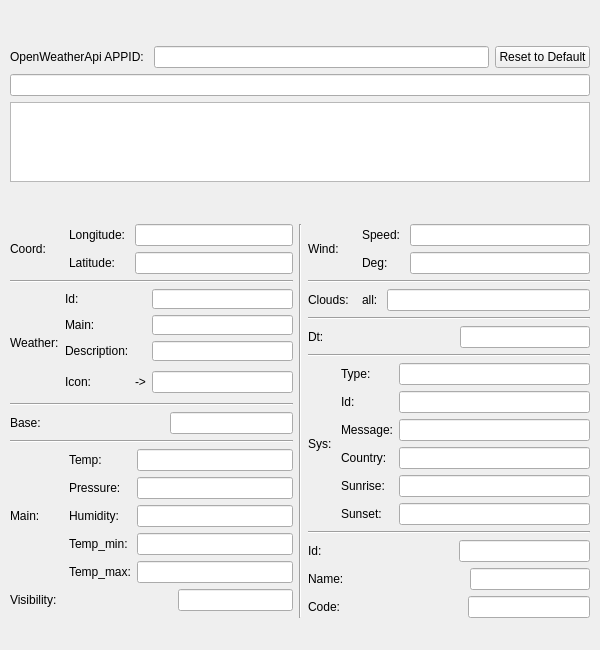
<?xml version="1.0" encoding="UTF-8"?>
<ui version="4.0">
 <class>Form</class>
 <widget class="QWidget" name="Form">
  <property name="geometry">
   <rect>
    <x>0</x>
    <y>0</y>
    <width>600</width>
    <height>650</height>
   </rect>
  </property>
  <property name="minimumSize">
   <size>
    <width>600</width>
    <height>650</height>
   </size>
  </property>
  <property name="windowTitle">
   <string>Form</string>
  </property>
  <widget class="QWidget" name="layoutWidget">
   <property name="geometry">
    <rect>
     <x>10</x>
     <y>10</y>
     <width>580</width>
     <height>644</height>
    </rect>
   </property>
   <layout class="QVBoxLayout" name="verticalLayout_4">
    <property name="spacing">
     <number>-1</number>
    </property>
    <item>
     <layout class="QGridLayout" name="gridLayout_7">
      <item row="0" column="0">
       <layout class="QHBoxLayout" name="horizontalLayout_13">
        <item>
         <widget class="QLabel" name="label_7">
          <property name="text">
           <string>OpenWeatherApi APPID: </string>
          </property>
         </widget>
        </item>
        <item>
         <widget class="QLineEdit" name="APPID"/>
        </item>
        <item>
         <widget class="QPushButton" name="btn_resetAPPID">
          <property name="text">
           <string>Reset to Default</string>
          </property>
         </widget>
        </item>
       </layout>
      </item>
      <item row="1" column="0">
       <widget class="QLineEdit" name="requestLine"/>
      </item>
      <item row="2" column="0">
       <widget class="QTextEdit" name="textEdit">
        <property name="sizePolicy">
         <sizepolicy hsizetype="Fixed" vsizetype="Fixed">
          <horstretch>0</horstretch>
          <verstretch>0</verstretch>
         </sizepolicy>
        </property>
        <property name="maximumSize">
         <size>
          <width>600</width>
          <height>80</height>
         </size>
        </property>
        <property name="html">
         <string>&lt;!DOCTYPE HTML PUBLIC &quot;-//W3C//DTD HTML 4.0//EN&quot; &quot;http://www.w3.org/TR/REC-html40/strict.dtd&quot;&gt;
&lt;html&gt;&lt;head&gt;&lt;meta name=&quot;qrichtext&quot; content=&quot;1&quot; /&gt;&lt;style type=&quot;text/css&quot;&gt;
p, li { white-space: pre-wrap; }
&lt;/style&gt;&lt;/head&gt;&lt;body style=&quot; font-family:'.Helvetica Neue DeskInterface'; font-size:13pt; font-weight:400; font-style:normal;&quot;&gt;
&lt;p style=&quot;-qt-paragraph-type:empty; margin-top:0px; margin-bottom:0px; margin-left:0px; margin-right:0px; -qt-block-indent:0; text-indent:0px; font-family:'MS Shell Dlg 2'; font-size:8pt; font-weight:40;&quot;&gt;&lt;br /&gt;&lt;/p&gt;&lt;/body&gt;&lt;/html&gt;</string>
        </property>
       </widget>
      </item>
     </layout>
    </item>
    <item>
     <layout class="QHBoxLayout" name="horizontalLayout">
      <item>
       <layout class="QVBoxLayout" name="verticalLayout">
        <item>
         <layout class="QHBoxLayout" name="horizontalLayout_1">
          <item>
           <widget class="QLabel" name="coord">
            <property name="text">
             <string>Coord:     </string>
            </property>
           </widget>
          </item>
          <item>
           <layout class="QGridLayout" name="gridLayout">
            <item row="0" column="0">
             <widget class="QLabel" name="label">
              <property name="text">
               <string>Longitude: </string>
              </property>
             </widget>
            </item>
            <item row="0" column="1">
             <widget class="QLineEdit" name="lon">
              <property name="enabled">
               <bool>true</bool>
              </property>
              <property name="minimumSize">
               <size>
                <width>0</width>
                <height>20</height>
               </size>
              </property>
             </widget>
            </item>
            <item row="1" column="0">
             <widget class="QLabel" name="label_2">
              <property name="text">
               <string>Latitude:</string>
              </property>
             </widget>
            </item>
            <item row="1" column="1">
             <widget class="QLineEdit" name="lat">
              <property name="minimumSize">
               <size>
                <width>0</width>
                <height>20</height>
               </size>
              </property>
             </widget>
            </item>
           </layout>
          </item>
         </layout>
        </item>
        <item>
         <widget class="Line" name="line_3">
          <property name="orientation">
           <enum>Qt::Horizontal</enum>
          </property>
         </widget>
        </item>
        <item>
         <layout class="QHBoxLayout" name="horizontalLayout_2">
          <item>
           <widget class="QLabel" name="coord_2">
            <property name="text">
             <string>Weather:</string>
            </property>
           </widget>
          </item>
          <item>
           <layout class="QGridLayout" name="gridLayout_2">
            <item row="3" column="0">
             <widget class="QLabel" name="label_6">
              <property name="text">
               <string>Icon:</string>
              </property>
             </widget>
            </item>
            <item row="2" column="2">
             <widget class="QLineEdit" name="description">
              <property name="minimumSize">
               <size>
                <width>0</width>
                <height>20</height>
               </size>
              </property>
             </widget>
            </item>
            <item row="1" column="2">
             <widget class="QLineEdit" name="main">
              <property name="minimumSize">
               <size>
                <width>0</width>
                <height>20</height>
               </size>
              </property>
             </widget>
            </item>
            <item row="3" column="2">
             <widget class="QLineEdit" name="icon">
              <property name="minimumSize">
               <size>
                <width>0</width>
                <height>20</height>
               </size>
              </property>
             </widget>
            </item>
            <item row="0" column="2">
             <widget class="QLineEdit" name="id">
              <property name="minimumSize">
               <size>
                <width>0</width>
                <height>20</height>
               </size>
              </property>
             </widget>
            </item>
            <item row="1" column="0">
             <widget class="QLabel" name="label_4">
              <property name="text">
               <string>Main:</string>
              </property>
             </widget>
            </item>
            <item row="2" column="0">
             <widget class="QLabel" name="label_5">
              <property name="text">
               <string>Description:</string>
              </property>
             </widget>
            </item>
            <item row="0" column="0">
             <widget class="QLabel" name="label_3">
              <property name="text">
               <string>Id:</string>
              </property>
             </widget>
            </item>
            <item row="3" column="1">
             <widget class="QLabel" name="image">
              <property name="minimumSize">
               <size>
                <width>0</width>
                <height>30</height>
               </size>
              </property>
              <property name="text">
               <string>-&gt;</string>
              </property>
             </widget>
            </item>
           </layout>
          </item>
         </layout>
        </item>
        <item>
         <widget class="Line" name="line_4">
          <property name="orientation">
           <enum>Qt::Horizontal</enum>
          </property>
         </widget>
        </item>
        <item>
         <layout class="QHBoxLayout" name="horizontalLayout_3">
          <item>
           <widget class="QLabel" name="label_8">
            <property name="text">
             <string>Base:</string>
            </property>
           </widget>
          </item>
          <item>
           <spacer name="horizontalSpacer">
            <property name="orientation">
             <enum>Qt::Horizontal</enum>
            </property>
            <property name="sizeHint" stdset="0">
             <size>
              <width>20</width>
              <height>20</height>
             </size>
            </property>
           </spacer>
          </item>
          <item>
           <widget class="QLineEdit" name="base">
            <property name="minimumSize">
             <size>
              <width>0</width>
              <height>20</height>
             </size>
            </property>
           </widget>
          </item>
         </layout>
        </item>
        <item>
         <widget class="Line" name="line_5">
          <property name="orientation">
           <enum>Qt::Horizontal</enum>
          </property>
         </widget>
        </item>
        <item>
         <layout class="QHBoxLayout" name="horizontalLayout_4">
          <item>
           <widget class="QLabel" name="coord_3">
            <property name="text">
             <string>Main:       </string>
            </property>
           </widget>
          </item>
          <item>
           <layout class="QGridLayout" name="gridLayout_3">
            <item row="1" column="1">
             <widget class="QLineEdit" name="temp"/>
            </item>
            <item row="4" column="0">
             <widget class="QLabel" name="label_13">
              <property name="text">
               <string>Temp_min:</string>
              </property>
             </widget>
            </item>
            <item row="5" column="0">
             <widget class="QLabel" name="label_12">
              <property name="text">
               <string>Temp_max:</string>
              </property>
             </widget>
            </item>
            <item row="2" column="0">
             <widget class="QLabel" name="label_10">
              <property name="text">
               <string>Pressure:</string>
              </property>
             </widget>
            </item>
            <item row="3" column="0">
             <widget class="QLabel" name="label_11">
              <property name="text">
               <string>Humidity:</string>
              </property>
             </widget>
            </item>
            <item row="2" column="1">
             <widget class="QLineEdit" name="pressure"/>
            </item>
            <item row="5" column="1">
             <widget class="QLineEdit" name="temp_max">
              <property name="text">
               <string/>
              </property>
             </widget>
            </item>
            <item row="3" column="1">
             <widget class="QLineEdit" name="humidity"/>
            </item>
            <item row="4" column="1">
             <widget class="QLineEdit" name="temp_min"/>
            </item>
            <item row="1" column="0">
             <widget class="QLabel" name="label_9">
              <property name="text">
               <string>Temp:</string>
              </property>
             </widget>
            </item>
           </layout>
          </item>
         </layout>
        </item>
        <item>
         <layout class="QHBoxLayout" name="horizontalLayout_5">
          <item>
           <widget class="QLabel" name="label_14">
            <property name="text">
             <string>Visibility:</string>
            </property>
           </widget>
          </item>
          <item>
           <spacer name="horizontalSpacer_2">
            <property name="orientation">
             <enum>Qt::Horizontal</enum>
            </property>
            <property name="sizeHint" stdset="0">
             <size>
              <width>20</width>
              <height>20</height>
             </size>
            </property>
           </spacer>
          </item>
          <item>
           <widget class="QLineEdit" name="visibility"/>
          </item>
         </layout>
        </item>
       </layout>
      </item>
      <item>
       <widget class="Line" name="line">
        <property name="orientation">
         <enum>Qt::Vertical</enum>
        </property>
       </widget>
      </item>
      <item>
       <layout class="QVBoxLayout" name="verticalLayout_2">
        <item>
         <layout class="QHBoxLayout" name="horizontalLayout_6">
          <item>
           <widget class="QLabel" name="coord_4">
            <property name="text">
             <string>Wind:     </string>
            </property>
           </widget>
          </item>
          <item>
           <layout class="QGridLayout" name="gridLayout_4">
            <item row="0" column="0">
             <widget class="QLabel" name="label_15">
              <property name="text">
               <string>Speed: </string>
              </property>
             </widget>
            </item>
            <item row="0" column="1">
             <widget class="QLineEdit" name="speed"/>
            </item>
            <item row="1" column="0">
             <widget class="QLabel" name="label_16">
              <property name="text">
               <string>Deg:</string>
              </property>
             </widget>
            </item>
            <item row="1" column="1">
             <widget class="QLineEdit" name="deg"/>
            </item>
           </layout>
          </item>
         </layout>
        </item>
        <item>
         <widget class="Line" name="line_6">
          <property name="orientation">
           <enum>Qt::Horizontal</enum>
          </property>
         </widget>
        </item>
        <item>
         <layout class="QHBoxLayout" name="horizontalLayout_7">
          <item>
           <widget class="QLabel" name="coord_5">
            <property name="text">
             <string>Clouds:  </string>
            </property>
           </widget>
          </item>
          <item>
           <layout class="QGridLayout" name="gridLayout_5">
            <item row="0" column="1">
             <widget class="QLineEdit" name="all"/>
            </item>
            <item row="0" column="0">
             <widget class="QLabel" name="label_17">
              <property name="text">
               <string>all: </string>
              </property>
             </widget>
            </item>
           </layout>
          </item>
         </layout>
        </item>
        <item>
         <widget class="Line" name="line_7">
          <property name="orientation">
           <enum>Qt::Horizontal</enum>
          </property>
         </widget>
        </item>
        <item>
         <layout class="QHBoxLayout" name="horizontalLayout_8">
          <item>
           <widget class="QLabel" name="label_18">
            <property name="text">
             <string>Dt:</string>
            </property>
           </widget>
          </item>
          <item>
           <spacer name="horizontalSpacer_3">
            <property name="orientation">
             <enum>Qt::Horizontal</enum>
            </property>
            <property name="sizeHint" stdset="0">
             <size>
              <width>20</width>
              <height>20</height>
             </size>
            </property>
           </spacer>
          </item>
          <item>
           <widget class="QLineEdit" name="dt"/>
          </item>
         </layout>
        </item>
        <item>
         <widget class="Line" name="line_8">
          <property name="orientation">
           <enum>Qt::Horizontal</enum>
          </property>
         </widget>
        </item>
        <item>
         <layout class="QHBoxLayout" name="horizontalLayout_9">
          <item>
           <widget class="QLabel" name="coord_6">
            <property name="text">
             <string>Sys: </string>
            </property>
           </widget>
          </item>
          <item>
           <layout class="QGridLayout" name="gridLayout_6">
            <item row="3" column="1">
             <widget class="QLineEdit" name="country"/>
            </item>
            <item row="4" column="1">
             <widget class="QLineEdit" name="sunrise">
              <property name="text">
               <string/>
              </property>
             </widget>
            </item>
            <item row="1" column="1">
             <widget class="QLineEdit" name="i">
              <property name="minimumSize">
               <size>
                <width>20</width>
                <height>0</height>
               </size>
              </property>
             </widget>
            </item>
            <item row="0" column="1">
             <widget class="QLineEdit" name="type">
              <property name="minimumSize">
               <size>
                <width>0</width>
                <height>20</height>
               </size>
              </property>
             </widget>
            </item>
            <item row="2" column="1">
             <widget class="QLineEdit" name="message">
              <property name="minimumSize">
               <size>
                <width>20</width>
                <height>0</height>
               </size>
              </property>
             </widget>
            </item>
            <item row="1" column="0">
             <widget class="QLabel" name="label_20">
              <property name="text">
               <string>Id:</string>
              </property>
             </widget>
            </item>
            <item row="3" column="0">
             <widget class="QLabel" name="label_21">
              <property name="text">
               <string>Country:</string>
              </property>
             </widget>
            </item>
            <item row="0" column="0">
             <widget class="QLabel" name="label_22">
              <property name="text">
               <string>Type:</string>
              </property>
             </widget>
            </item>
            <item row="2" column="0">
             <widget class="QLabel" name="label_23">
              <property name="text">
               <string>Message:</string>
              </property>
             </widget>
            </item>
            <item row="4" column="0">
             <widget class="QLabel" name="label_19">
              <property name="text">
               <string>Sunrise:</string>
              </property>
             </widget>
            </item>
            <item row="5" column="0">
             <widget class="QLabel" name="label_24">
              <property name="text">
               <string>Sunset:</string>
              </property>
             </widget>
            </item>
            <item row="5" column="1">
             <widget class="QLineEdit" name="sunset">
              <property name="text">
               <string/>
              </property>
             </widget>
            </item>
           </layout>
          </item>
         </layout>
        </item>
        <item>
         <widget class="Line" name="line_9">
          <property name="orientation">
           <enum>Qt::Horizontal</enum>
          </property>
         </widget>
        </item>
        <item>
         <layout class="QHBoxLayout" name="horizontalLayout_10">
          <item>
           <widget class="QLabel" name="label_25">
            <property name="text">
             <string>Id:</string>
            </property>
           </widget>
          </item>
          <item>
           <spacer name="horizontalSpacer_4">
            <property name="orientation">
             <enum>Qt::Horizontal</enum>
            </property>
            <property name="sizeHint" stdset="0">
             <size>
              <width>20</width>
              <height>20</height>
             </size>
            </property>
           </spacer>
          </item>
          <item>
           <widget class="QLineEdit" name="id3"/>
          </item>
         </layout>
        </item>
        <item>
         <layout class="QHBoxLayout" name="horizontalLayout_11">
          <item>
           <widget class="QLabel" name="label_26">
            <property name="text">
             <string>Name:</string>
            </property>
           </widget>
          </item>
          <item>
           <spacer name="horizontalSpacer_5">
            <property name="orientation">
             <enum>Qt::Horizontal</enum>
            </property>
            <property name="sizeHint" stdset="0">
             <size>
              <width>20</width>
              <height>20</height>
             </size>
            </property>
           </spacer>
          </item>
          <item>
           <widget class="QLineEdit" name="name"/>
          </item>
         </layout>
        </item>
        <item>
         <layout class="QHBoxLayout" name="horizontalLayout_12">
          <item>
           <widget class="QLabel" name="label_27">
            <property name="text">
             <string>Code:</string>
            </property>
           </widget>
          </item>
          <item>
           <spacer name="horizontalSpacer_6">
            <property name="orientation">
             <enum>Qt::Horizontal</enum>
            </property>
            <property name="sizeHint" stdset="0">
             <size>
              <width>20</width>
              <height>20</height>
             </size>
            </property>
           </spacer>
          </item>
          <item>
           <widget class="QLineEdit" name="cod"/>
          </item>
         </layout>
        </item>
       </layout>
      </item>
     </layout>
    </item>
   </layout>
  </widget>
 </widget>
 <resources/>
 <connections/>
</ui>
